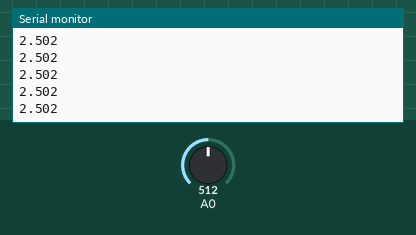
This sketch was run on a simulated Arduino Uno, built with avr-gcc and run on an emulated ATmega328P. On the bench: the last lines printed to the serial monitor. Inputs (shaded band) come from the test bench; at power-on: A0 = 512.

Above: at 1.2 s.
1.3 s: A0 set to 716
At 1.31 s:
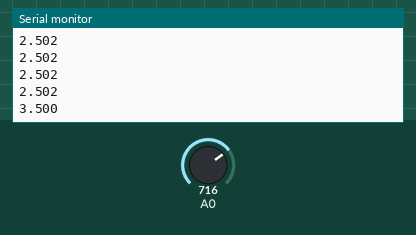
2.8 s: A0 set to 900
At 2.82 s:
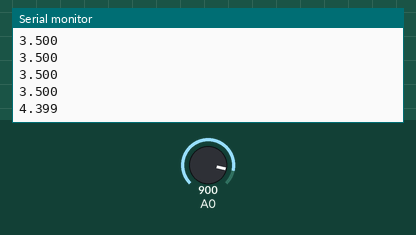
Timing chart, 0 to 5.8 s (numbered marks = the images above; inputs shaded):
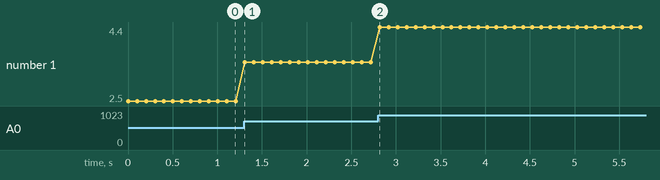

The sketch:

Multimetro.ino
```cpp
float Tensao = 0;
int valPot = 0;


void setup() {
  // put your setup code here, to run once:
 Serial.begin(9600);
}

void loop() {
  // put your main code here, to run repeatedly:
  valPot = analogRead(A0);

  Tensao = valPot * 0.0048875853;

  Serial.println(Tensao, 3);

  delay(100);
}
```

Measured:
- after the input at 1.3 s, the serial monitor: prints a new line at once (image 1)
- after the input at 2.8 s, the serial monitor: prints a new line at once (image 2)
- plotted number 1: 2.5 → 3.5 after the input at 1.3 s, 3.5 → 4.4 after the input at 2.8 s
